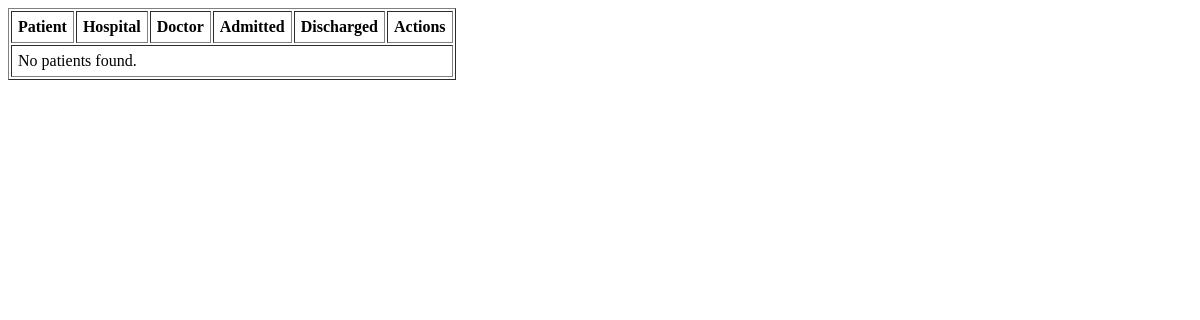
Before: /patients/search/ (signed in) with the older database file.
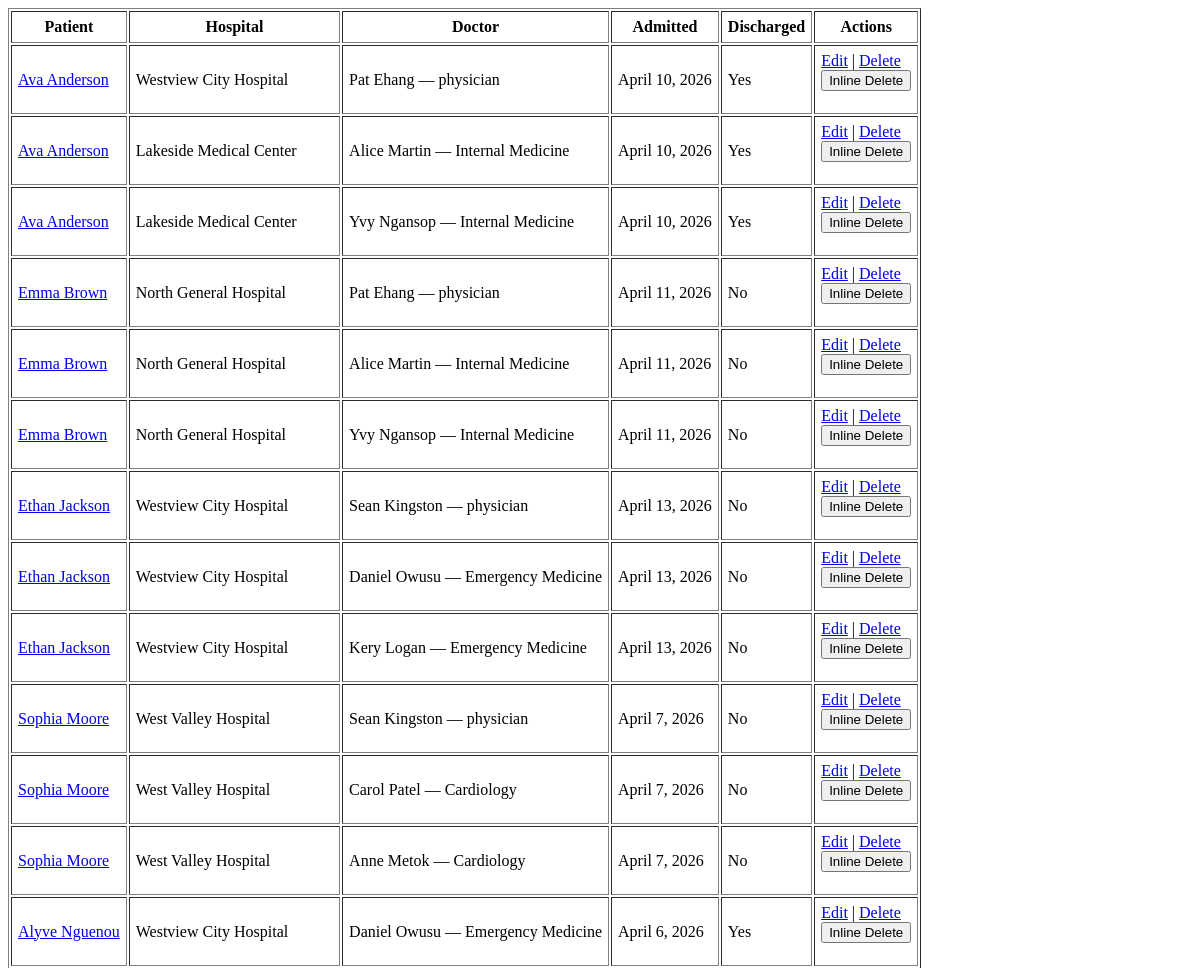
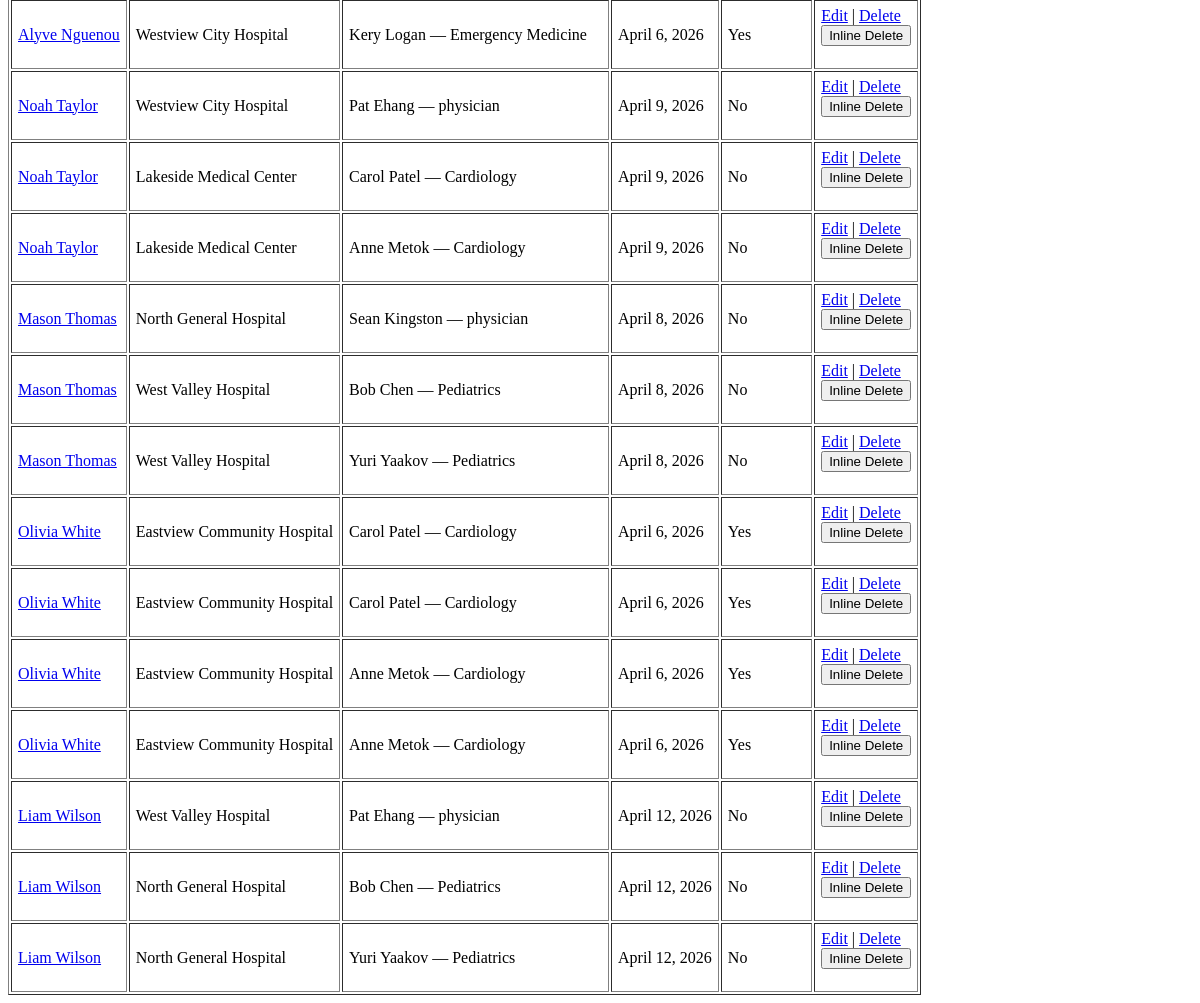
After: the same page with the newer database file (2 pictures, top to bottom).
### district/models.py (models this page shows, shortened)
class Patient(models.Model):
    GENDER_CHOICES = [
        ('male', 'Male'),
        ('female', 'Female'),
        ('other', 'Other'),
    ]
    first_name = models.CharField(max_length=50)
    last_name = models.CharField(max_length=50)
    date_of_birth = models.DateField(null=True, blank=True)
    gender = models.CharField(max_length=10, choices=GENDER_CHOICES, default='other')
    phone = models.CharField(max_length=20, blank=True)
    hospital = models.ForeignKey(
        Hospital,
        on_delete=models.CASCADE,
        related_name='patients',   # hospital.patients.all()
    )
    doctor = models.ForeignKey(
        Doctor,
        on_delete=models.SET_NULL,
        null=True,
        blank=True,
        related_name='patients',   # doctor.patients.all()
    )
    admitted_on = models.DateField()
    diagnosis = models.CharField(max_length=200)
    is_discharged = models.BooleanField(default=False)
    def __str__(self):
        return f'{self.first_name} {self.last_name}'

class Hospital(models.Model):
    name = models.CharField(max_length=120)
    city = models.CharField(max_length=80)
    address = models.CharField(max_length=200)
    opened_date = models.DateField()
    notes = models.TextField(blank=True)

class Doctor(models.Model):
    first_name = models.CharField(max_length=50)
    last_name = models.CharField(max_length=50)
    specialty = models.CharField(max_length=100)
    phone = models.CharField(max_length=20, blank=True)
    is_active = models.BooleanField(default=True)
    hospitals = models.ManyToManyField(
        Hospital,
        related_name='doctors',   # hospital.doctors.all()
    )
    def __str__(self):
        return f'{self.first_name} {self.last_name} — {self.specialty}'

### district/views.py (the view)
# urls.py: path('patients/search/', views.PatientSearchView.as_view(), name='patient-search'),
class PatientSearchView(LoginRequiredMixin, ListView):
    model = Patient
    template_name = 'district/partials/patient_table.html'
    context_object_name = 'patients'
    def get_queryset(self):
        return filter_patients(self.request)

### district/views.py (called while the page is built, shortened)
def filter_patients(request):
    qs = Patient.objects.select_related('hospital', 'doctor').order_by('last_name', 'first_name')
    q = request.GET.get('q', '').strip()
    hospital_id = request.GET.get('hospital', '').strip()
    if hospital_id:
        qs = qs.filter(hospital_id=hospital_id)
    return qs

### district/templates/district/partials/patient_table.html
<table border="1" cellpadding="6">
    <thead>
        <tr>
            <th>Patient</th>
            <th>Hospital</th>
            <th>Doctor</th>
            <th>Admitted</th>
            <th>Discharged</th>
            <th>Actions</th>
        </tr>
    </thead>
    <tbody>
        {% for patient in patients %}
            <tr id="patient-{{ patient.pk }}">
                <td><a href="{% url 'patient-detail' patient.pk %}">{{ patient }}</a></td>
                <td>{{ patient.hospital.name }}</td>
                <td>{{ patient.doctor }}</td>
                <td>{{ patient.admitted_on }}</td>
                <td>{% if patient.is_discharged %}Yes{% else %}No{% endif %}</td>
                <td>
                    <a href="{% url 'patient-update' patient.pk %}">Edit</a> |
                    <a href="{% url 'patient-delete' patient.pk %}">Delete</a>
                    <form
                        hx-delete="{% url 'patient-inline-delete' patient.pk %}"
                        hx-target="#patient-{{ patient.pk }}"
                        hx-swap="outerHTML"
                        hx-confirm="Delete this patient?"
                    >
                        <button type="submit">Inline Delete</button>
                    </form>
                </td>
            </tr>
        {% empty %}
            <tr>
                <td colspan="6">No patients found.</td>
            </tr>
        {% endfor %}
    </tbody>
</table>

Changed rows visible on the page:
added Patient: first_name+last_name "Ava Anderson", hospital.name "Westview City Hospital", doctor "Pat Ehang — physician", admitted_on "April 10, 2026", is_discharged "Yes"
added Patient: first_name+last_name "Ava Anderson", hospital.name "Lakeside Medical Center", doctor "Alice Martin — Internal Medicine", admitted_on "April 10, 2026", is_discharged "Yes"
added Patient: first_name+last_name "Ava Anderson", hospital.name "Lakeside Medical Center", doctor "Yvy Ngansop — Internal Medicine", admitted_on "April 10, 2026", is_discharged "Yes"
added Patient: first_name+last_name "Emma Brown", hospital.name "North General Hospital", doctor "Pat Ehang — physician", admitted_on "April 11, 2026", is_discharged "No"
added Patient: first_name+last_name "Emma Brown", hospital.name "North General Hospital", doctor "Alice Martin — Internal Medicine", admitted_on "April 11, 2026", is_discharged "No"
added Patient: first_name+last_name "Emma Brown", hospital.name "North General Hospital", doctor "Yvy Ngansop — Internal Medicine", admitted_on "April 11, 2026", is_discharged "No"
added Patient: first_name+last_name "Ethan Jackson", hospital.name "Westview City Hospital", doctor "Sean Kingston — physician", admitted_on "April 13, 2026", is_discharged "No"
added Patient: first_name+last_name "Ethan Jackson", hospital.name "Westview City Hospital", doctor "Daniel Owusu — Emergency Medicine", admitted_on "April 13, 2026", is_discharged "No"
added Patient: first_name+last_name "Ethan Jackson", hospital.name "Westview City Hospital", doctor "Kery Logan — Emergency Medicine", admitted_on "April 13, 2026", is_discharged "No"
added Patient: first_name+last_name "Sophia Moore", hospital.name "West Valley Hospital", doctor "Sean Kingston — physician", admitted_on "April 7, 2026", is_discharged "No"
added Patient: first_name+last_name "Sophia Moore", hospital.name "West Valley Hospital", doctor "Carol Patel — Cardiology", admitted_on "April 7, 2026", is_discharged "No"
added Patient: first_name+last_name "Sophia Moore", hospital.name "West Valley Hospital", doctor "Anne Metok — Cardiology", admitted_on "April 7, 2026", is_discharged "No"
added Patient: first_name+last_name "Alyve Nguenou", hospital.name "Westview City Hospital", doctor "Daniel Owusu — Emergency Medicine", admitted_on "April 6, 2026", is_discharged "Yes"
added Patient: first_name+last_name "Alyve Nguenou", hospital.name "Westview City Hospital", doctor "Kery Logan — Emergency Medicine", admitted_on "April 6, 2026", is_discharged "Yes"
added Patient: first_name+last_name "Noah Taylor", hospital.name "Westview City Hospital", doctor "Pat Ehang — physician", admitted_on "April 9, 2026", is_discharged "No"
added Patient: first_name+last_name "Noah Taylor", hospital.name "Lakeside Medical Center", doctor "Carol Patel — Cardiology", admitted_on "April 9, 2026", is_discharged "No"
added Patient: first_name+last_name "Noah Taylor", hospital.name "Lakeside Medical Center", doctor "Anne Metok — Cardiology", admitted_on "April 9, 2026", is_discharged "No"
added Patient: first_name+last_name "Mason Thomas", hospital.name "North General Hospital", doctor "Sean Kingston — physician", admitted_on "April 8, 2026", is_discharged "No"
added Patient: first_name+last_name "Mason Thomas", hospital.name "West Valley Hospital", doctor "Bob Chen — Pediatrics", admitted_on "April 8, 2026", is_discharged "No"
added Patient: first_name+last_name "Mason Thomas", hospital.name "West Valley Hospital", doctor "Yuri Yaakov — Pediatrics", admitted_on "April 8, 2026", is_discharged "No"
added Patient: first_name+last_name "Olivia White", hospital.name "Eastview Community Hospital", doctor "Carol Patel — Cardiology", admitted_on "April 6, 2026", is_discharged "Yes"
added Patient: first_name+last_name "Olivia White", hospital.name "Eastview Community Hospital", doctor "Carol Patel — Cardiology", admitted_on "April 6, 2026", is_discharged "Yes"
added Patient: first_name+last_name "Olivia White", hospital.name "Eastview Community Hospital", doctor "Anne Metok — Cardiology", admitted_on "April 6, 2026", is_discharged "Yes"
added Patient: first_name+last_name "Olivia White", hospital.name "Eastview Community Hospital", doctor "Anne Metok — Cardiology", admitted_on "April 6, 2026", is_discharged "Yes"
added Patient: first_name+last_name "Liam Wilson", hospital.name "West Valley Hospital", doctor "Pat Ehang — physician", admitted_on "April 12, 2026", is_discharged "No"
added Patient: first_name+last_name "Liam Wilson", hospital.name "North General Hospital", doctor "Bob Chen — Pediatrics", admitted_on "April 12, 2026", is_discharged "No"
added Patient: first_name+last_name "Liam Wilson", hospital.name "North General Hospital", doctor "Yuri Yaakov — Pediatrics", admitted_on "April 12, 2026", is_discharged "No"
Other visible differences:
text no longer shown: "No patients found."
